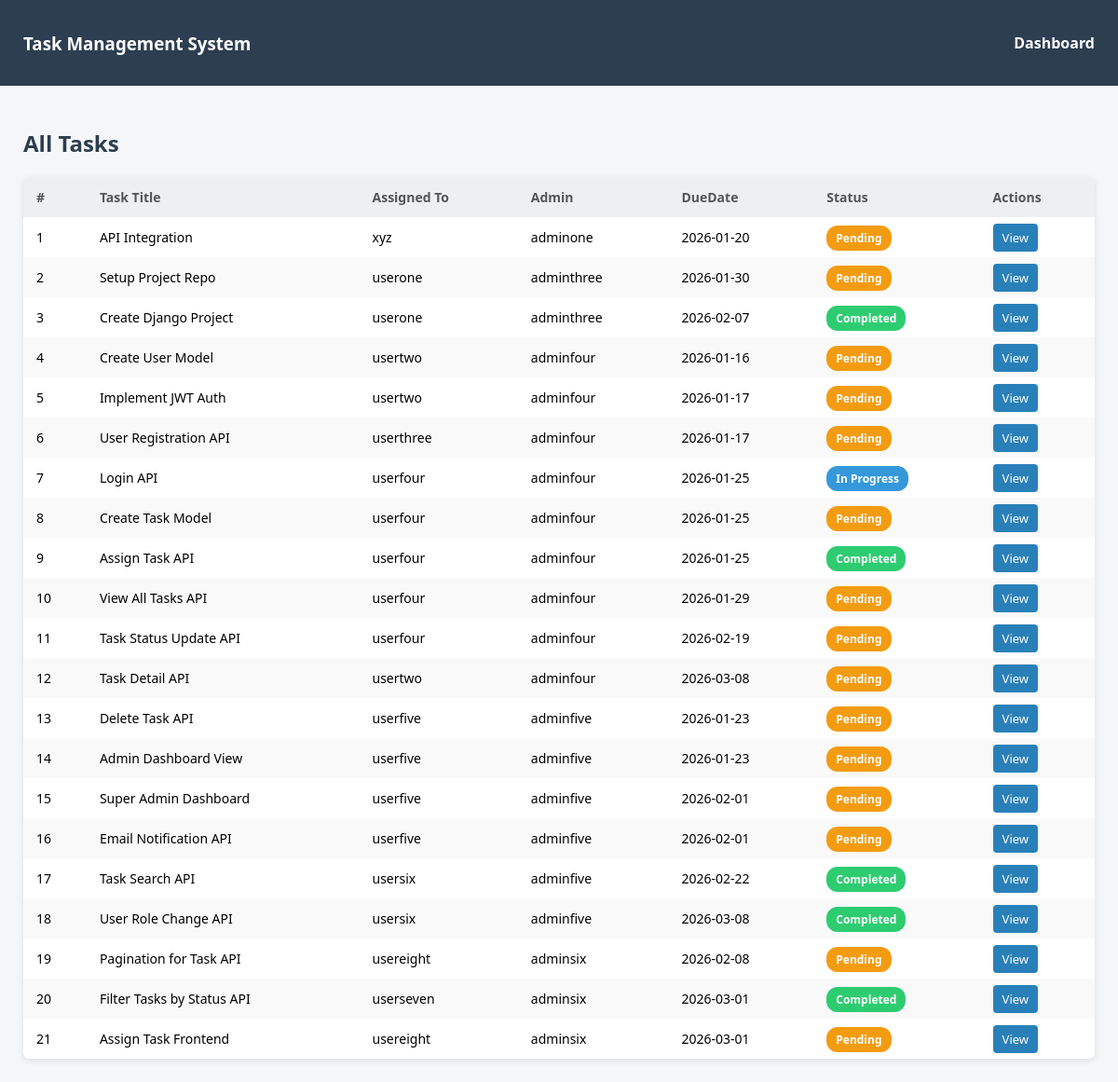
The app's page /task/all_tasks/ (signed in) with its own data.
### taskapp/models.py (models this page shows)
class Task(models.Model):
    STATUS_CHOICES = (
       ('Pending', 'Pending'),
       ('In Progress', 'In Progress'),
       ('Completed', 'Completed'),
    )
    title = models.CharField(max_length=200)
    description = models.TextField()
    assigned_to = models.ForeignKey(
        User,
        on_delete=models.CASCADE,
        related_name='tasks'
    )
    created_by = models.ForeignKey(
        User,
        on_delete=models.CASCADE,
        related_name='created_tasks'
    )
    due_date = models.DateField()
    status = models.CharField(
        max_length=20,
        choices=STATUS_CHOICES,
        default='Pending'
    )
    worked_hours = models.PositiveIntegerField(null=True, blank=True)
    completion_report = models.TextField(null=True, blank=True)
    created_at = models.DateTimeField(auto_now_add=True)
    updated_at = models.DateTimeField(auto_now=True)

### authapp/models.py (models this page shows, shortened)
class User(AbstractUser):
    ROLE_CHOICES = (
        ('superadmin', 'Super Admin'),
        ('admin', 'Admin'),
        ('user', 'User'),
    )
    role = models.CharField(max_length=25,choices = ROLE_CHOICES,default='superadmin')
    assigned_admin = models.ForeignKey('self',
        on_delete=models.SET_NULL,
        null=True,
        blank=True,
        limit_choices_to={'role': 'admin'},
        related_name='assigned_users')

### taskapp/views.py (the view)
# urls.py: path('all_tasks/', views.all_tasks, name ='all_tasks'),
def all_tasks(request):
    user = request.user
    if user.role == 'superadmin':
        tasks = Task.objects.select_related(
            'assigned_to',
            'assigned_to__assigned_admin'
        ).all()
    elif user.role == 'admin':
        tasks = Task.objects.select_related(
            'assigned_to',
            'assigned_to__assigned_admin'
        ).filter(created_by=user)
    else:
        tasks = Task.objects.filter(assigned_to=user)
    return render(request, 'all_tasks.html', {'tasks': tasks})

### taskapp/templates/all_tasks.html (shortened to what this page needs)
<!DOCTYPE html>
<html lang="en">
<head>
</head>
<body>
<header>
    <h3>Task Management System</h3>
    <a href="{% url 'superadmin_dashboard' %}">Dashboard</a>
</header>
<div class="container">
    <h2>All Tasks</h2>
    <table>
        <thead>
            <tr>
                <th>#</th>
                <th>Task Title</th>
                <th>Assigned To</th>
                <th>Admin</th>
                <th>DueDate</th>
                <th>Status</th>
                <th>Actions</th>
            </tr>
        </thead>
        <tbody>
            {% for task in tasks %}
                <tr>
                    <td>{{ forloop.counter }}</td>
                    <td>{{ task.title }}</td>
                    <td>{{ task.assigned_to.username }}</td>
                    <td>
                        {% if task.assigned_to.assigned_admin %}
                            {{ task.assigned_to.assigned_admin.username }}
                        {% else %}
                            -
                        {% endif %}
                    </td>
                    <td>{{ task.due_date|date:"Y-m-d" }}</td>
                    <td>
                        {% if task.status == 'Pending' %}
                            <span class="status pending">Pending</span>
                        {% elif task.status == 'In Progress' %}
                            <span class="status in-progress">In Progress</span>
                        {% else %}
                            <span class="status completed">Completed</span>
                        {% endif %}
                    </td>
                    <td>
                        <a href="{% url 'task_reports' task.id %}" class="action-btn view-btn">
        View
    </a>
                    </td>
                </tr>
            {% empty %}
                <tr>
                    <td colspan="7" class="no-data">No tasks found.</td>
                </tr>
            {% endfor %}
        </tbody>
    </table>
</div>
</body>
</html>

### taskapp/templates/all_tasks.html (style rules this page uses)
body { margin: 0; font-family: 'Segoe UI', Tahoma, Geneva, Verdana, sans-serif; background-color: #f4f6f8; }
header { background-color: #2c3e50; color: white; padding: 15px 25px; display: flex; justify-content: space-between; align-items: center; }
header a { color: white; text-decoration: none; font-weight: bold; }
.container { padding: 25px; }
h2 { margin-bottom: 20px; color: #2c3e50; }
table { width: 100%; border-collapse: collapse; background: white; box-shadow: 0 2px 6px rgba(0,0,0,0.1); border-radius: 6px; overflow: hidden; }
th, td { padding: 12px 14px; text-align: left; font-size: 14px; }
th { background-color: #ecf0f1; color: #555; }
tr:nth-child(even) { background-color: #f9f9f9; }
.status { padding: 5px 10px; border-radius: 12px; font-size: 12px; font-weight: bold; }
.pending { background: #f39c12; color: white; }
.in-progress { background: #3498db; color: white; }
.completed { background: #2ecc71; color: white; }
.action-btn { padding: 6px 10px; font-size: 13px; border-radius: 4px; text-decoration: none; color: white; }
.view-btn { background: #2980b9; }

### records on screen
Task: title "API Integration", assigned_to.username "xyz", assigned_to.assigned_admin.username "adminone", due_date "2026-01-20", status "Pending"
Task: title "Setup Project Repo", assigned_to.username "userone", assigned_to.assigned_admin.username "adminthree", due_date "2026-01-30", status "Pending"
Task: title "Create Django Project", assigned_to.username "userone", assigned_to.assigned_admin.username "adminthree", due_date "2026-02-07", status "Completed"
Task: title "Create User Model", assigned_to.username "usertwo", assigned_to.assigned_admin.username "adminfour", due_date "2026-01-16", status "Pending"
Task: title "Implement JWT Auth", assigned_to.username "usertwo", assigned_to.assigned_admin.username "adminfour", due_date "2026-01-17", status "Pending"
Task: title "User Registration API", assigned_to.username "userthree", assigned_to.assigned_admin.username "adminfour", due_date "2026-01-17", status "Pending"
Task: title "Login API", assigned_to.username "userfour", assigned_to.assigned_admin.username "adminfour", due_date "2026-01-25", status "In Progress"
Task: title "Create Task Model", assigned_to.username "userfour", assigned_to.assigned_admin.username "adminfour", due_date "2026-01-25", status "Pending"
Task: title "Assign Task API", assigned_to.username "userfour", assigned_to.assigned_admin.username "adminfour", due_date "2026-01-25", status "Completed"
Task: title "View All Tasks API", assigned_to.username "userfour", assigned_to.assigned_admin.username "adminfour", due_date "2026-01-29", status "Pending"
Task: title "Task Status Update API", assigned_to.username "userfour", assigned_to.assigned_admin.username "adminfour", due_date "2026-02-19", status "Pending"
Task: title "Task Detail API", assigned_to.username "usertwo", assigned_to.assigned_admin.username "adminfour", due_date "2026-03-08", status "Pending"
Task: title "Delete Task API", assigned_to.username "userfive", assigned_to.assigned_admin.username "adminfive", due_date "2026-01-23", status "Pending"
Task: title "Admin Dashboard View", assigned_to.username "userfive", assigned_to.assigned_admin.username "adminfive", due_date "2026-01-23", status "Pending"
Task: title "Super Admin Dashboard", assigned_to.username "userfive", assigned_to.assigned_admin.username "adminfive", due_date "2026-02-01", status "Pending"
Task: title "Email Notification API", assigned_to.username "userfive", assigned_to.assigned_admin.username "adminfive", due_date "2026-02-01", status "Pending"
Task: title "Task Search API", assigned_to.username "usersix", assigned_to.assigned_admin.username "adminfive", due_date "2026-02-22", status "Completed"
Task: title "User Role Change API", assigned_to.username "usersix", assigned_to.assigned_admin.username "adminfive", due_date "2026-03-08", status "Completed"
Task: title "Pagination for Task API", assigned_to.username "usereight", assigned_to.assigned_admin.username "adminsix", due_date "2026-02-08", status "Pending"
Task: title "Filter Tasks by Status API", assigned_to.username "userseven", assigned_to.assigned_admin.username "adminsix", due_date "2026-03-01", status "Completed"
Task: title "Assign Task Frontend", assigned_to.username "usereight", assigned_to.assigned_admin.username "adminsix", due_date "2026-03-01", status "Pending"
